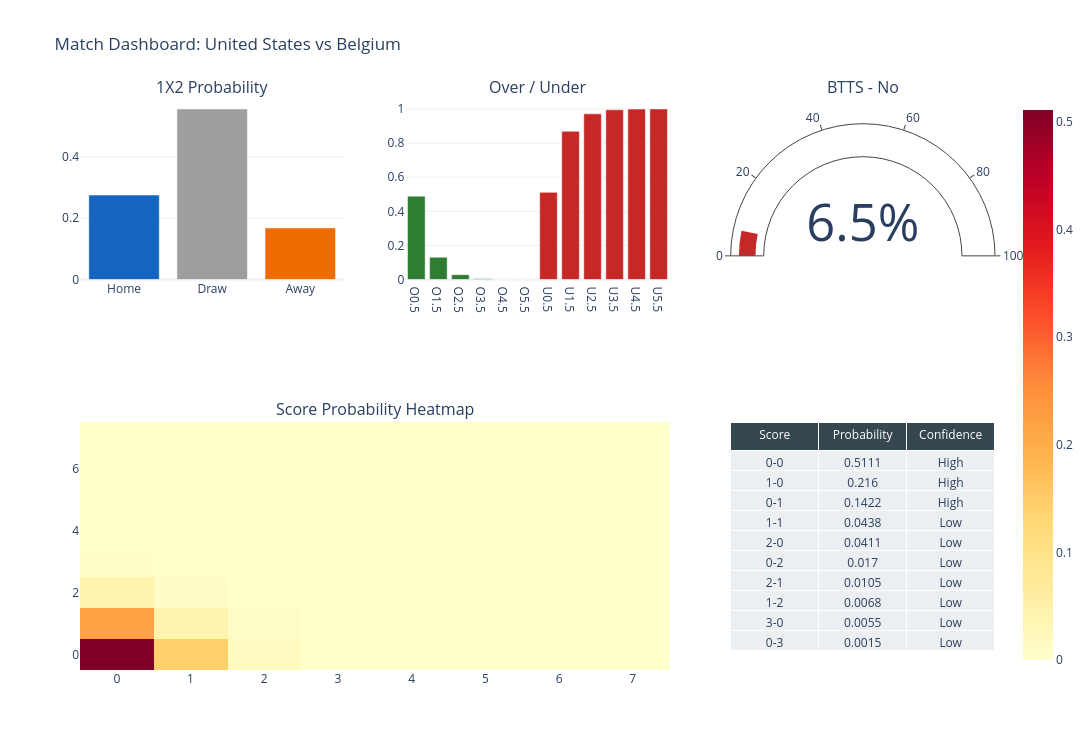

The code cell stored with this chart in its notebook:
### Code cell
usa_vs_belgium_fig = create_match_dashboard('United States', 'Belgium')
usa_vs_belgium_fig.show()

### Figure 1 — Plotly figure (JSON) as saved in the notebook; plotly's stock layout.template omitted (floating-point values rounded to 4 significant figures)
{"data": [{"marker": {"color": ["#1565C0", "#9E9E9E", "#EF6C00"]}, "showlegend": false, "type": "bar", "x": ["Home", "Draw", "Away"], "xaxis": "x", "y": [0.2755, 0.5562, 0.1683], "yaxis": "y"}, {"marker": {"color": "#2E7D32"}, "name": "Over", "type": "bar", "x": ["O0.5", "O1.5", "O2.5", "O3.5", "O4.5", "O5.5"], "xaxis": "x2", "y": [0.4889, 0.1307, 0.02873, 0.004532, 0.0005788, 6.199e-05], "yaxis": "y2"}, {"marker": {"color": "#C62828"}, "name": "Under", "type": "bar", "x": ["U0.5", "U1.5", "U2.5", "U3.5", "U4.5", "U5.5"], "xaxis": "x2", "y": [0.5111, 0.8693, 0.9713, 0.9955, 0.9994, 0.9999], "yaxis": "y2"}, {"domain": {"x": [0.7111, 1], "y": [0.685, 1]}, "gauge": {"axis": {"range": [0, 100]}, "bar": {"color": "#C62828"}}, "mode": "gauge+number", "number": {"suffix": "%"}, "type": "indicator", "value": 6.493}, {"colorscale": [[0, "rgb(255,255,204)"], [0.125, "rgb(255,237,160)"], [0.25, "rgb(254,217,118)"], [0.375, "rgb(254,178,76)"], [0.5, "rgb(253,141,60)"], [0.625, "rgb(252,78,42)"], [0.75, "rgb(227,26,28)"], [0.875, "rgb(189,0,38)"], [1, "rgb(128,0,38)"]], "hovertemplate": "Home %{y} - Away %{x}<br>P=%{z:.4f}<extra></extra>", "showscale": true, "type": "heatmap", "x": [0, 1, 2, 3, 4, 5, 6, 7], "xaxis": "x3", "y": [0, 1, 2, 3, 4, 5, 6, 7], "yaxis": "y3", "z": [[0.5111, 0.1422, 0.01702, 0.001452, 9.284e-05, 4.75e-06, 2.025e-07, 7.402e-09], [0.216, 0.04379, 0.00677, 0.0005773, 3.692e-05, 1.889e-06, 8.055e-08, 2.944e-09], [0.04114, 0.01052, 0.001346, 0.0001148, 7.342e-06, 3.757e-07, 1.602e-08, 5.854e-10], [0.005453, 0.001395, 0.0001785, 1.522e-05, 9.733e-07, 4.98e-08, 2.123e-09, 7.76e-11], [0.0005422, 0.0001387, 1.774e-05, 1.513e-06, 9.677e-08, 4.951e-09, 2.111e-10, 7.715e-12], [4.313e-05, 1.103e-05, 1.411e-06, 1.203e-07, 7.697e-09, 3.938e-10, 1.679e-11, 6.137e-13], [2.858e-06, 7.313e-07, 9.354e-08, 7.977e-09, 5.102e-10, 2.61e-11, 1.113e-12, 4.067e-14], [1.624e-07, 4.155e-08, 5.314e-09, 4.532e-10, 2.898e-11, 1.483e-12, 6.323e-14, 2.311e-15]]}, {"cells": {"fill": {"color": "#ECEFF1"}, "values": [["0-0", "1-0", "0-1", "1-1", "2-0", "0-2", "2-1", "1-2", "3-0", "0-3"], [0.5111, 0.216, 0.1422, 0.0438, 0.0411, 0.017, 0.0105, 0.0068, 0.0055, 0.0015], ["High", "High", "High", "Low", "Low", "Low", "Low", "Low", "Low", "Low"]]}, "domain": {"x": [0.7111, 1], "y": [0, 0.435]}, "header": {"fill": {"color": "#37474F"}, "font": {"color": "white"}, "values": ["Score", "Probability", "Confidence"]}, "type": "table"}], "layout": {"annotations": [{"font": {"size": 16}, "showarrow": false, "text": "1X2 Probability", "x": 0.1444, "xanchor": "center", "xref": "paper", "y": 1, "yanchor": "bottom", "yref": "paper"}, {"font": {"size": 16}, "showarrow": false, "text": "Over / Under", "x": 0.5, "xanchor": "center", "xref": "paper", "y": 1, "yanchor": "bottom", "yref": "paper"}, {"font": {"size": 16}, "showarrow": false, "text": "BTTS - No", "x": 0.8556, "xanchor": "center", "xref": "paper", "y": 1, "yanchor": "bottom", "yref": "paper"}, {"font": {"size": 16}, "showarrow": false, "text": "Score Probability Heatmap", "x": 0.3222, "xanchor": "center", "xref": "paper", "y": 0.435, "yanchor": "bottom", "yref": "paper"}], "height": 750, "showlegend": false, "title": {"text": "Match Dashboard: United States vs Belgium"}, "width": 1150, "xaxis": {"anchor": "y", "domain": [0, 0.2889]}, "xaxis2": {"anchor": "y2", "domain": [0.3556, 0.6444]}, "xaxis3": {"anchor": "y3", "domain": [0, 0.6444]}, "yaxis": {"anchor": "x", "domain": [0.685, 1]}, "yaxis2": {"anchor": "x2", "domain": [0.685, 1]}, "yaxis3": {"anchor": "x3", "domain": [0, 0.435]}}}
